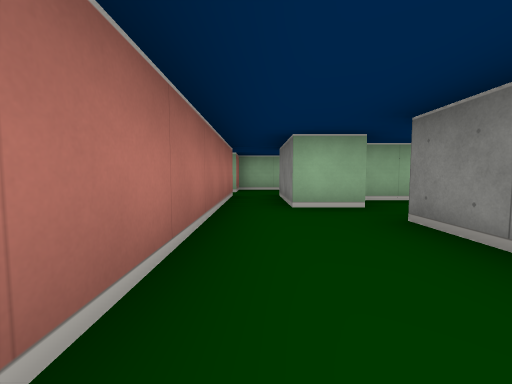
[1] (above)

21 first-person views from a walk through a cub3D level. The camera is about half as high as the walls, tilts 4° down and sees 90° across. The floor is counted in squares. Each view is taken from the middle of a square. On the plan, view 1 faces up. The plan holds only what a view shows up to about 9 squares ahead; the rest is blank.

[2]
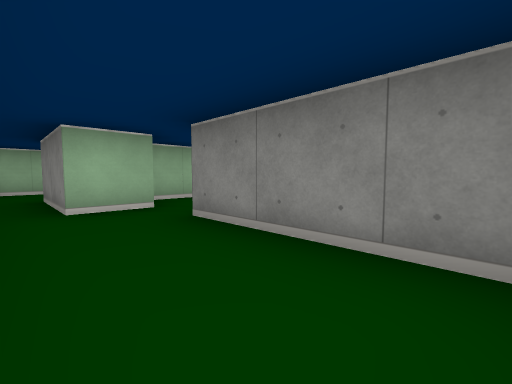

[3]
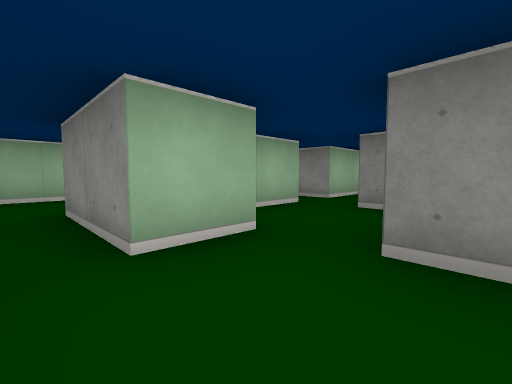

[4]
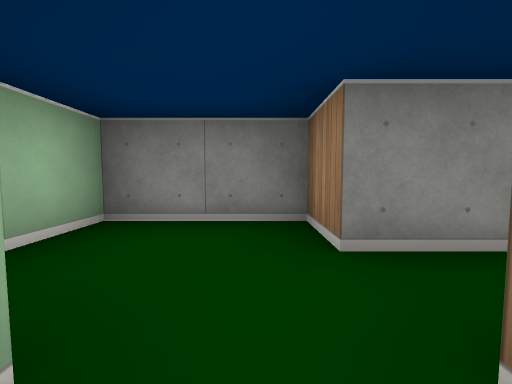

[5]
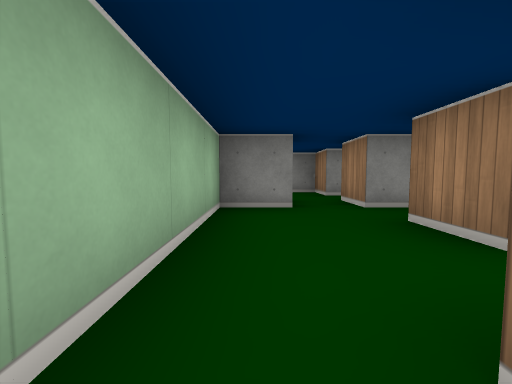

[6]
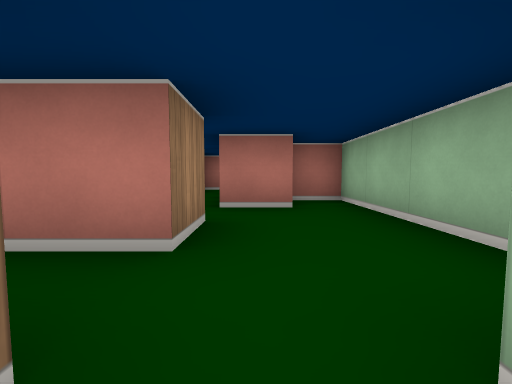

[7]
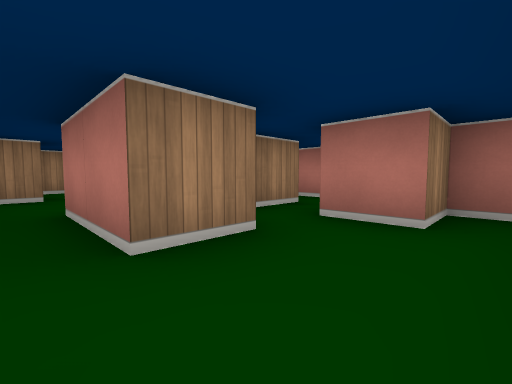

[8]
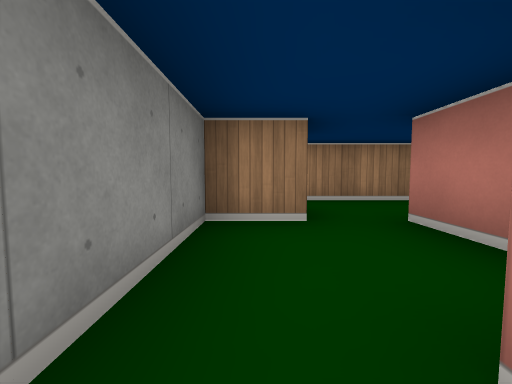

[9]
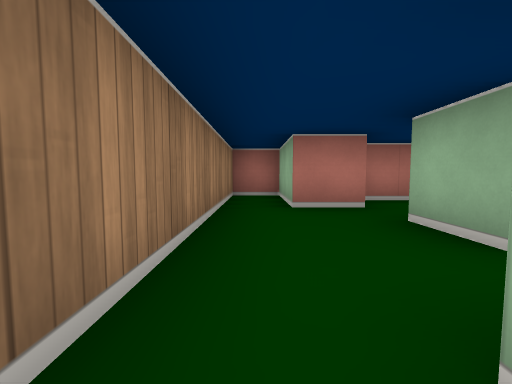

[10]
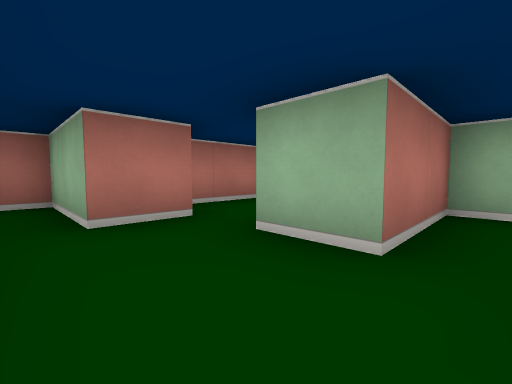

[11]
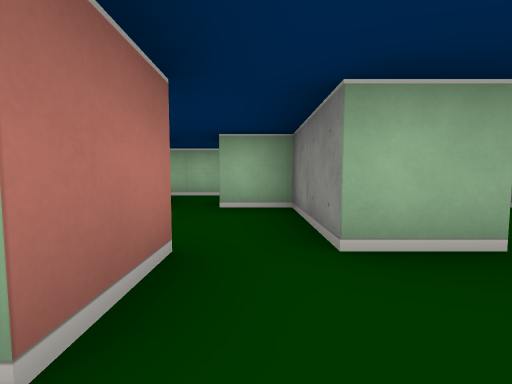

[12]
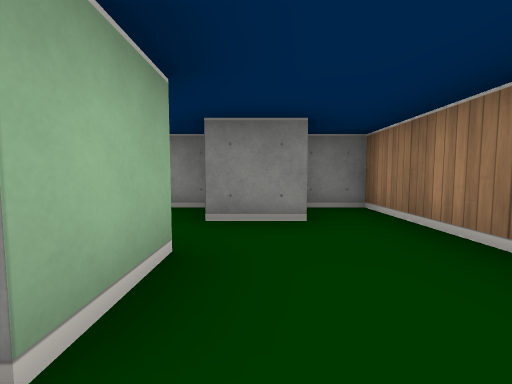

[13]
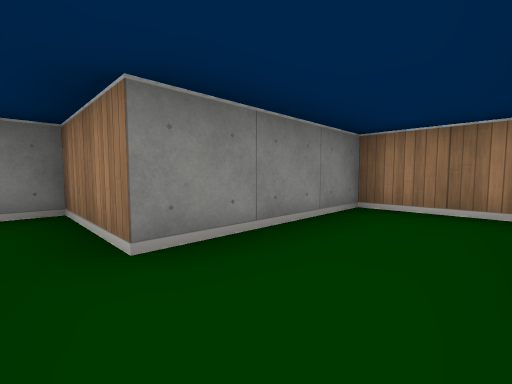

[14]
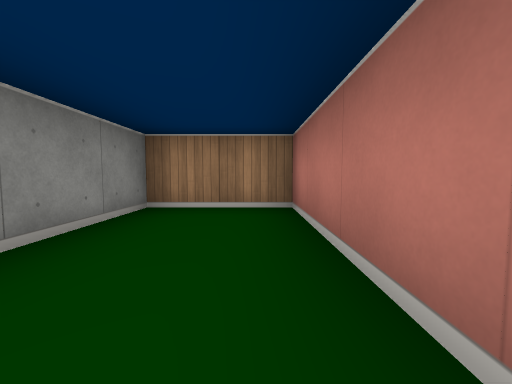

[15]
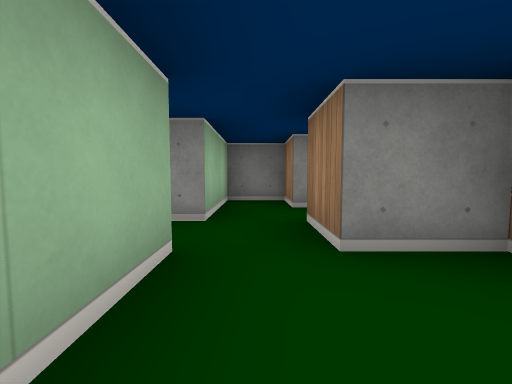

[16]
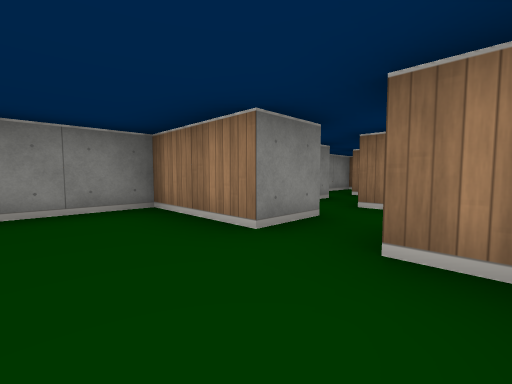

[17]
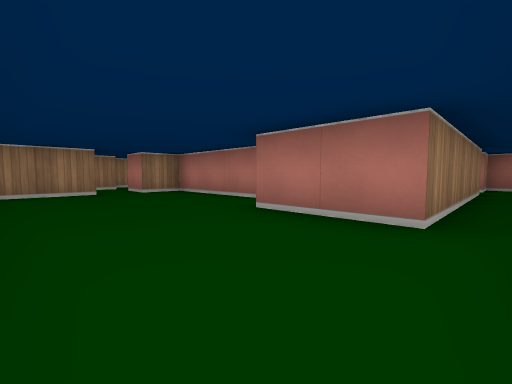

[18]
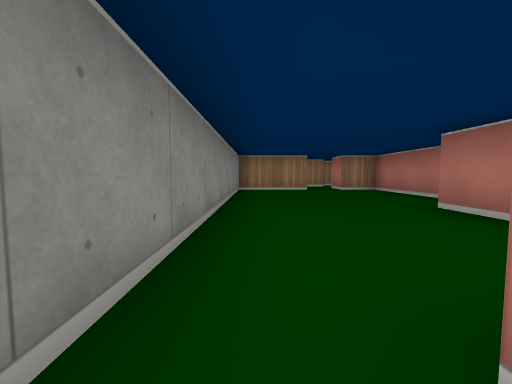

[19]
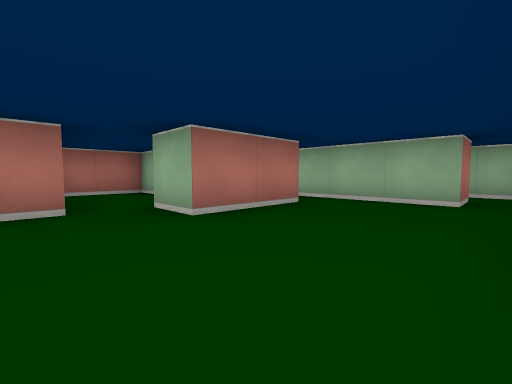

[20]
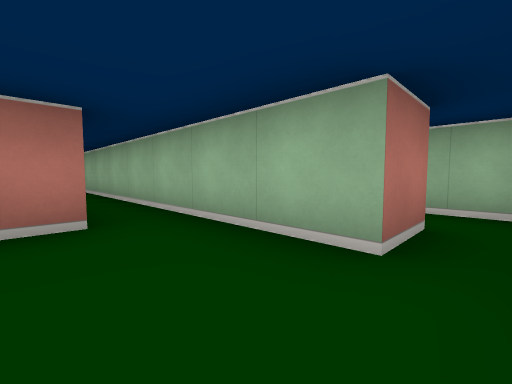

[21]
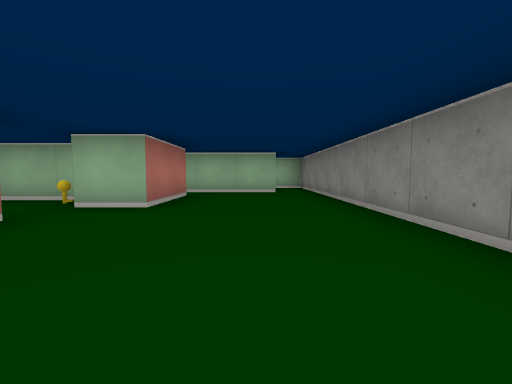

### Floor plan
Points are (right, up) in squares from view 1. A wall is a line through its corners. A room is listed if a view was taken in it or the views show most of it. See-through windows are left out.
Room 1 (views 1, 2, 3, 13, 14)
walls: (-0.5, 3.5) (-0.5, -0.5) (1.5, -0.5) (1.5, 2.5); (1.6, 3.5) (0.5, 3.5)
ways out: opening at (2, 3) to room 5; opening at (0, 4.5) to room 10
Room 2 (views 4, 5, 6, 7, 8)
walls: (-3.5, 5.5) (-2.5, 5.5) (-2.5, 3.5); (-0.5, 6.5) (-1.5, 6.5) (-1.5, 7.5) (-5.5, 7.5) (-5.5, 6.5) (-4.5, 6.5) (-4.5, 5.5); (-5.5, 4.5) (-4.5, 4.5); (-1.5, 3.5) (-1.5, 5.5) (-0.5, 5.5)
ways out: opening at (-2, 4) to room 3; opening at (-5, 5) to room 4; opening at (-1, 6) to room 10
Room 3 (views 9, 10)
walls: (-2.9, 3.5) (-3.5, 3.5) (-3.5, 1.5); (-2.5, 0.4) (-2.5, 1.5) (-1.5, 1.5) (-1.5, 3.5); (-3.5, -0.5) (-1.5, -0.5) (-1.5, 0.4)
ways out: opening at (-2, 4) to room 2; opening at (-4, 0.5) to room 4
Room 4 (views 11, 12)
walls: (-5.5, 1.6) (-5.5, 0.5) (-7.5, 0.5) (-7.5, -0.5) (-3.5, -0.5); (-3.5, 1.5) (-4.5, 1.5) (-4.5, 3.5) (-5.5, 3.5); (-6.5, 4.4) (-6.5, 1.9); (-5.8, 5.5) (-6.9, 5.5)
ways out: opening at (-5, 5) to room 2; opening at (-4, 0.5) to room 3; opening at (-7, 5)
Room 5 (view 15)
walls: (3.5, 4.5) (1.9, 4.5); (1.5, 2.5) (3.5, 2.5) (3.5, 3.5) (4.5, 3.5)
ways out: opening at (2, 3) to room 1; opening at (4, 5) to room 6; opening at (4, 4) to room 8
Room 6 (views 16, 17, 19, 20, 21)
walls: (2.5, 8.6) (2.5, 5.5) (3.5, 5.5) (3.5, 4.5); (5.5, 12.5) (-1.5, 12.5); (4.5, 4.5) (4.5, 5.5) (6.5, 5.5) (6.5, 12.5); (-1.5, 11.5) (3.5, 11.5) (3.5, 9.5) (2.5, 9.5); (-3.5, 12) (-3.5, 11.5) (-2.5, 11.5)
ways out: opening at (4, 5) to room 5; opening at (6, 13) to room 7; opening at (2, 9) to room 9
Room 7 (view 18)
walls: (5.5, 13.6) (5.5, 12.5); (6.5, 12.5) (6.5, 14.5) (5.2, 14.5)
ways out: opening at (6, 13) to room 6
Room 8 (no view inside)
walls: (5.5, 2.4) (5.5, 3.5) (6.5, 3.5) (6.5, 4.5) (4.5, 4.5); (6.5, -0.6) (6.5, 0.8)
ways out: opening at (4, 4) to room 5; opening at (6, 0)
Room 9 (no view inside)
walls: (1.9, 10.5) (-0.5, 10.5) (-0.5, 8.9)
ways out: opening at (2, 9) to room 6
objects: key (2, 10)
Room 10 (no view inside)
walls: (-0.5, 5.5) (-0.5, 3.5); (0.5, 3.5) (0.5, 5.5) (1.5, 5.5) (1.5, 7.5) (-0.5, 7.5) (-0.5, 6.5)
ways out: opening at (0, 4.5) to room 1; opening at (-1, 6) to room 2

Positions as (right, up) in squares from view 1, and headings:
1: (0, 0), facing up
2: (0, 0), facing up-right
3: (0, 2), facing up-right
4: (-1, 6), facing right
5: (-5, 7), facing right
6: (-1, 6), facing left
7: (-2, 7), facing down-left
8: (-2, 4), facing down
9: (-2, 0), facing left
10: (-3, 0), facing up-left
11: (-5, 0), facing up
12: (-5, 1), facing right
13: (0, 3), facing down-right
14: (0, 3), facing down
15: (2, 4), facing right
16: (3, 7), facing down-right
17: (6, 12), facing down-left
18: (6, 13), facing down
19: (6, 8), facing up-left
20: (6, 11), facing up-left
21: (5, 6), facing up
